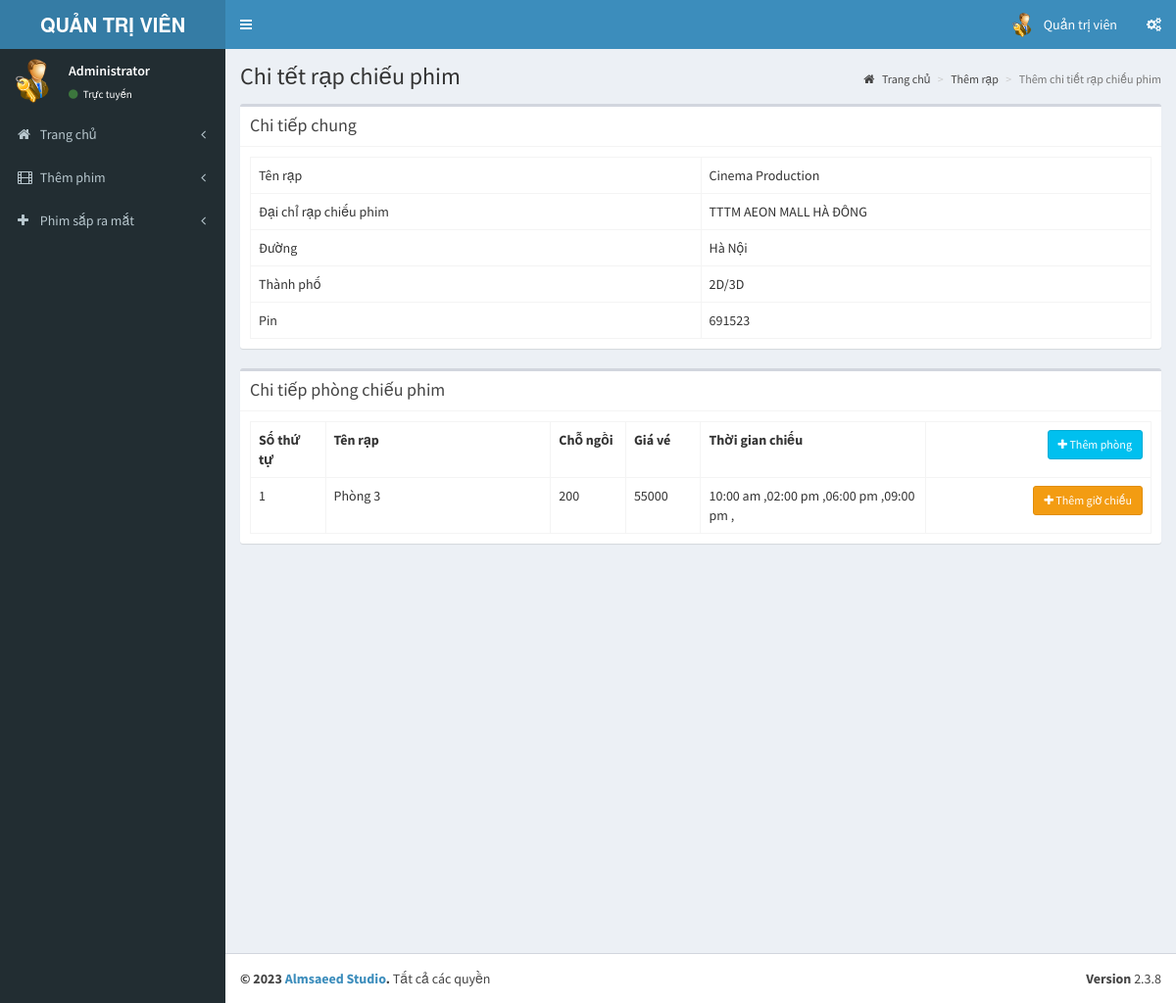
The page /admin/pages/add_theatre_2.1.php?id=4 (signed in) on the database its author committed.
### tables this page shows
CREATE TABLE `tbl_theatre` (
  `id` int(11) NOT NULL,
  `name` varchar(100) NOT NULL,
  `address` varchar(100) NOT NULL,
  `place` varchar(100) NOT NULL,
  `state` varchar(50) NOT NULL,
  `pin` int(11) NOT NULL
);

CREATE TABLE `tbl_screens` (
  `screen_id` int(11) NOT NULL,
  `t_id` int(11) NOT NULL COMMENT 'theatre id',
  `screen_name` varchar(110) NOT NULL,
  `seats` int(11) NOT NULL COMMENT 'number of seats',
  `charge` decimal(11,0) NOT NULL
);

CREATE TABLE `tbl_show_time` (
  `st_id` int(11) NOT NULL,
  `screen_id` int(11) NOT NULL,
  `name` varchar(40) NOT NULL COMMENT 'noon,second,etc',
  `start_time` time NOT NULL
);

### admin/pages/add_theatre_2.1.php (the view, shortened to what this page needs)
<?php
include('header.php');
?>
  <div class="content-wrapper">
    <section class="content-header">
      <h1>
        Chi tết rạp chiếu phim
      </h1>
      <ol class="breadcrumb">
        <li><a href="index.php"><i class="fa fa-home"></i> Trang chủ</a></li>
        <li><a href="add_theater.php">Thêm rạp</a></li>
        <li class="active">Thêm chi tiết rạp chiếu phim</li>
      </ol>
    </section>
    <section class="content">
      <div class="box">
         <div class="box-header with-border">
              <h3 class="box-title">Chi tiếp chung</h3>
            </div>
        <div class="box-body">
          <?php
            $th=mysqli_query($con,"select * from tbl_theatre where id='".$_GET['id']."'");
            $theatre=mysqli_fetch_array($th);
          ?>
            <table class="table table-bordered table-hover">
                <tr>
                    <td class="col-md-6">Tên rạp</td>
                    <td  class="col-md-6"><?php echo $theatre['name'];?></td>
                </tr>
                <tr>
                    <td>Đại chỉ rạp chiếu phim</td>
                    <td><?php echo $theatre['address'];?></td>
                </tr>
                <tr>
                    <td>Đường</td>
                    <td><?php echo $theatre['place'];?></td>
                </tr>
                <tr>
                    <td>Thành phố</td>
                    <td><?php echo $theatre['state'];?></td>
                </tr>
                <tr>
                    <td>Pin</td>
                    <td><?php echo $theatre['pin'];?></td>
                </tr>
            </table>
        </div>
      </div>
         <div class="box">
         <div class="box-header with-border">
              <h3 class="box-title">Chi tiếp phòng chiếu phim</h3>
            </div>
        <div class="box-body" id="screendtls">
          <?php
            $sr=mysqli_query($con,"select * from tbl_screens where t_id='".$_GET['id']."'");
            if(mysqli_num_rows($sr))
            {
          ?>
            <table class="table table-bordered table-hover">
              <th class="col-md-1">Số thứ tự</th>
              <th class="col-md-3">Tên rạp</th>
              <th class="col-md-1">Chỗ ngồi</th>
              <th class="col-md-1">Giá vé</th>
              <th class="col-md-3">Thời gian chiếu</th>
              <th class="text-right col-md-3"><button data-toggle="modal" data-target="#view-modal" id="getUser" class="btn btn-sm btn-info"><i class="fa fa-plus"></i> Thêm phòng</button></th>
                <?php
                $sl=1;
                while($screen=mysqli_fetch_array($sr))
                {
                  ?>
                  <tr>
                    <td><?php echo $sl;?></td>
                    <td><?php echo $screen['screen_name'];?></td>
                    <td><?php echo $screen['seats'];?></td>
                    <td><?php echo $screen['charge'];?></td>
                    <?php
                      $st=mysqli_query($con,"select * from tbl_show_time where screen_id='".$screen['screen_id']."'");
                    ?>
                    <td><?php if(mysqli_num_rows($st)) { while($stm=mysqli_fetch_array($st))
                    { echo date('h:i a',strtotime($stm['start_time']))." ,";}}
                    else
                    {echo "No Show Time Added";}
                    ?></td>
                    <td class="text-right"><button data-toggle="modal" data-id="<?php echo $screen['screen_id'];?>" data-target="#view-modal2" id="getUser2" class="btn btn-sm btn-warning"><i class="fa fa-plus"></i> Thêm giờ chiếu</button></td>
                  </tr>
                  <?php
                  $sl++;
                }
                ?>
            </table>
            <?php
            }
            else
            {
              ?>
              <button data-toggle="modal" data-target="#view-modal" id="getUser" class="btn btn-sm btn-info"><i class="fa fa-plus"></i> Thêm phòng</button>
              <?php
            }
            ?>
        </div>
      </div>
    </section>
  </div>
  <?php
include('footer.php');
?>

### rows shown on the page
tbl_theatre: name "Cinema Production", address "TTTM AEON MALL HÀ ĐÔNG", place "Hà Nội", state "2D/3D", pin "691523"
tbl_screens: screen_name "Phòng 3", seats "200", charge "55000"
tbl_show_time: start_time "10:00 am"
tbl_show_time: start_time "02:00 pm"
tbl_show_time: start_time "06:00 pm"
tbl_show_time: start_time "09:00 pm"
